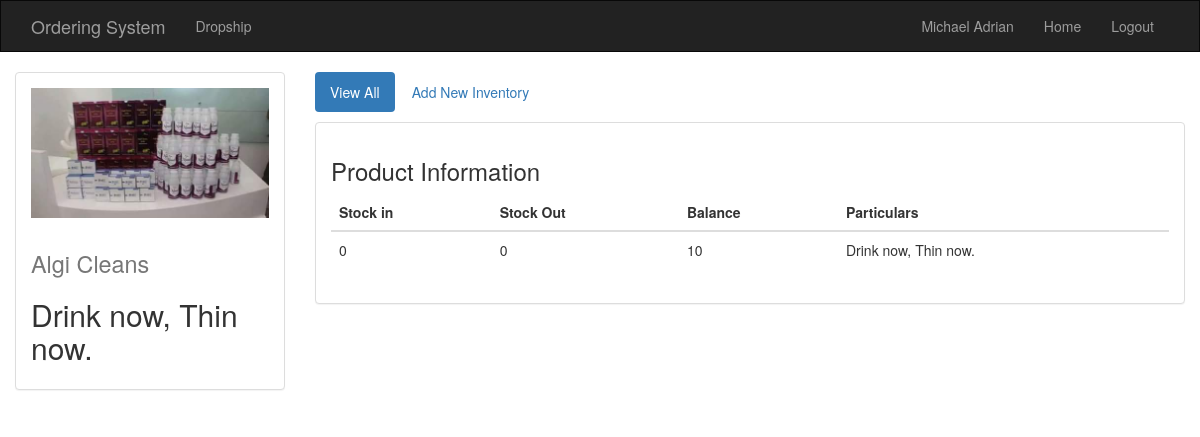
Page /ordering/3/ (signed in) on the committed database.
### ordering/models.py (models this page shows, shortened)
class Inventory(models.Model):
    date = models.DateField(("Date"), default=datetime.now())
    product_logo = models.ImageField(upload_to='product_image', blank=True)
    product_name = models.CharField(max_length=250)
    stock_in = models.IntegerField(max_length=6)
    stock_out = models.IntegerField(max_length=6)
    balance = models.IntegerField(max_length=6)
    particulars = models.CharField(max_length=250)

### ordering/views.py (the view)
# urls.py: url(r'^(?P<inventory_id>[0-9]+)/$', views.inventory_detail, name='inventory_detail'),
def inventory_detail(request, inventory_id):
    inventory = get_object_or_404(Inventory, pk=inventory_id)
    context = {
    "inventory": inventory,
    }
    return render(request, "ordering/inventory_detail.html", context)

### ordering/templates/ordering/inventory_detail.html (shortened to what this page needs)
{% extends 'ordering/base.html' %}
{% block body %}
<div class="container-fluid">
  <div class="row">
    <div class="col-sm-4 col-md-3">
        <div class="panel panel-default">
            <div class="panel-body">
                <a href="{% url 'ordering:detail' %}">
                    {% if inventory.product_logo %}
                        <img src="{{ inventory.product_logo.url }}" class="img-responsive">
                    {% else %}
                        <h3>No image to display</h3>
                    {% endif %}
                </a>
                <h1><small>{{ inventory.product_name }}</small></h1>
                <h2>{{ inventory.particulars }}</h2>
            </div>
        </div>
    </div>
    <div class="col-sm-8 col-md-9">
        <ul class="nav nav-pills" style="margin-bottom: 10px;">
          <li role="presentation" class="active"><a href="{% url 'ordering:inventory_menu' %}">View All</a></li>
          <li role="presentation"><a href="{% url 'ordering:inventory_create' %}">Add New Inventory</a></li>
        </ul>
        <div class="panel panel-default">
            <div class="panel-body">
                <h3>Product Information</h3>
                <table class="table">
                    <thead>
                    <tr>
                        <th>Stock in</th>
                        <th>Stock Out</th>
                        <th>Balance</th>
                        <th>Particulars</th>
                    </tr>
                    </thead>
                    <tbody>
                        <tr>
                            <td>{{ inventory.stock_in}}</td>
                            <td>{{ inventory.stock_out}}</td>
                            <td>{{ inventory.balance}}</td>
                            <td>{{ inventory.particulars}}</td>
                        </tr>
                    </tbody>
                </table>
            </div>
        </div>
    </div>
  </div>
</div>
{% endblock %}

### ordering/templates/ordering/base.html (shortened to what this page needs)
<!DOCTYPE html>
<html>
  <head>
    {% load staticfiles %}
    <link rel="stylesheet" href="https://maxcdn.bootstrapcdn.com/bootstrap/3.3.6/css/bootstrap.min.css" />
    <link rel="stylesheet" type="text/css" href="{% static 'ordering/style.css' %}"/>
  </head>
  <body>
    <nav class="navbar navbar-inverse">
    <div class="container-fluid">
        <div class="container-fluid">
          <div class="navbar-header">
            <a class="navbar-brand" href="{% url 'ordering:home' %}">Ordering System</a>
          </div>
          <div id="navbar" class="navbar-collapse collapse">
            {% if user.is_superuser %}
              <ul class="nav navbar-nav">
                <li><a href="{% url 'ordering:detail' %}">Dropship Information</a></li>
                <li><a href="{% url 'ordering:inventory_menu' %}">Inventory information</a></li>
                <li><a href="{% url 'ordering:order_create' %}">Dropship add</a></li>
              </ul>
              <ul class="nav navbar-nav navbar-right">
                <li><a href="{% url 'ordering:view_profile' %}">{{ user.first_name }}</a></li>
                <li><a href="{% url 'ordering:home' %}">Home</a></li>
                <li><a href="{% url 'ordering:logout' %}">Logout</a></li>
              </ul>
            {% elif user.is_authenticated %}
              <ul class="nav navbar-nav">
                <li><a href="{% url 'ordering:order_create' %}">Dropship</a></li>
              </ul>
              <ul class="nav navbar-nav navbar-right">
                <li><a href="{% url 'ordering:view_profile' %}">{{ user.first_name }}</a></li>
                <li><a href="{% url 'ordering:home' %}">Home</a></li>
                <li><a href="{% url 'ordering:logout' %}">Logout</a></li>
              </ul>
            {% endif %}
          </div>
        </div>
    </div>
  </nav>
    {% block body %}
    {% endblock %}
  </body>
</html>

### ordering/static/ordering/style.css (style rules this page uses)
.navbar { border-radius: 0; }

### rows in the picture
Inventory: product_logo (picture), product_name "Algi Cleans", particulars "Drink now, Thin now.", stock_in "0", stock_out "0", balance "10"

### other values in the picture
{{ user.first_name }} "Michael Adrian"
